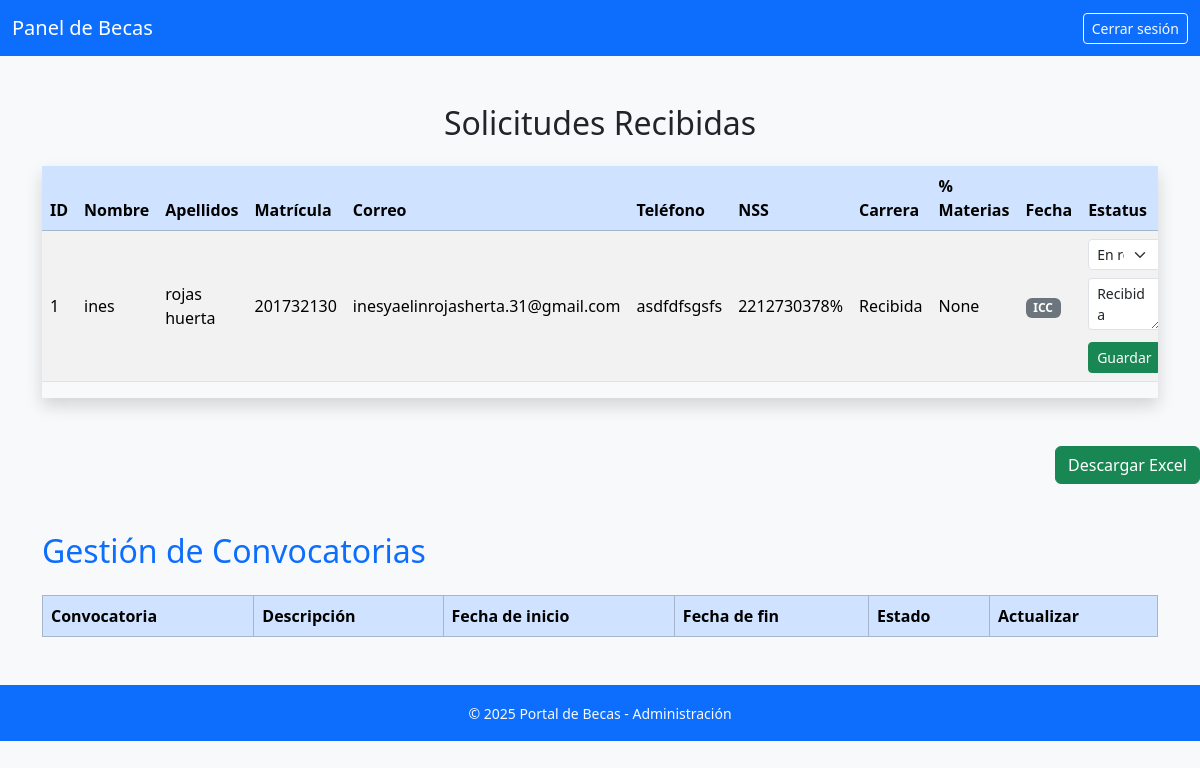
Page /admin/panel (signed in) on the earlier database version.
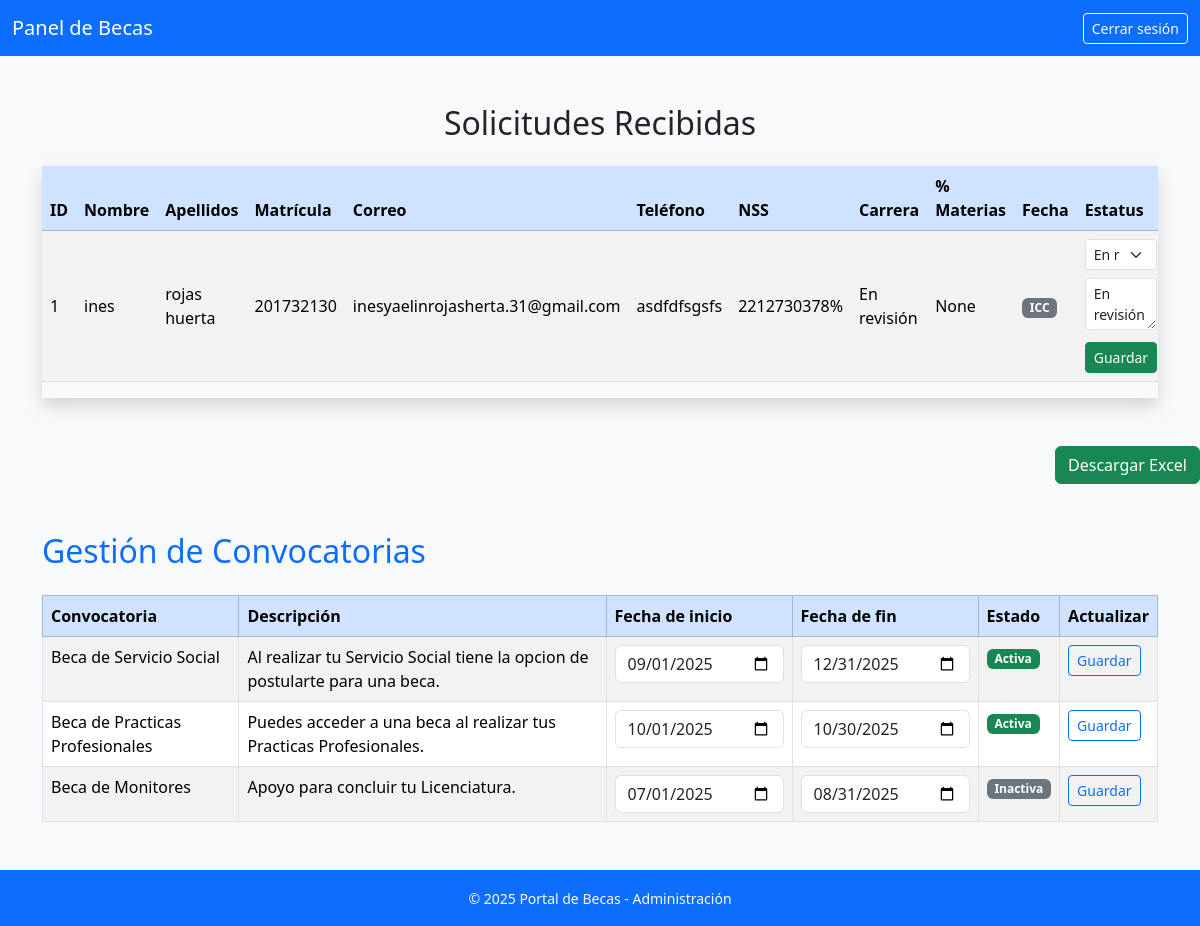
Same page on the later database version.
### tables this page shows
CREATE TABLE solicitudes (
            id INTEGER PRIMARY KEY AUTOINCREMENT,                 
            nombre TEXT NOT NULL,                   
            apellidos TEXT NOT NULL,            
            matricula TEXT NOT NULL,        
            promedio REAL,              
            curp TEXT NOT NULL,         
            correo TEXT NOT NULL,       
            telefono TEXT,      
            nss TEXT,       
            porcentaje_cursado INTEGER,     
            carrera TEXT,       
            beca TEXT,     
            pdf TEXT,       
            fecha_registro DATETIME DEFAULT CURRENT_TIMESTAMP,     
            estatus TEXT DEFAULT 'Recibida',       
            comentario_admin TEXT      
        );

CREATE TABLE convocatorias (
            id INTEGER PRIMARY KEY AUTOINCREMENT,
            nombre TEXT NOT NULL UNIQUE,
            descripcion TEXT,
            fecha_inicio TEXT,
            fecha_fin TEXT,
            activa INTEGER DEFAULT 0
        );

### routes/admin_routes.py (the view, shortened to what this page needs)
@admin_bp.route('/panel', methods=['GET', 'POST'])
def panel():
    if not session.get('admin'):
        flash("Debes iniciar sesión para acceder al panel.")
        return redirect(url_for('admin.login'))
    conexion = sqlite3.connect('becas.db')
    cursor = conexion.cursor()
    cursor.execute("SELECT id, nombre, apellidos,matricula , correo, telefono, nss, carrera, estatus, comentario_admin, fecha_registro FROM solicitudes ORDER BY fecha_registro DESC")
    solicitudes = cursor.fetchall()
    cursor.execute("SELECT id, nombre, descripcion, fecha_inicio, fecha_fin FROM convocatorias")
    convocatorias = cursor.fetchall()
    conexion.close()
    now = datetime.now().strftime('%Y-%m-%d')
    return render_template('admin_panel.html', solicitudes=solicitudes, convocatorias=convocatorias, now=now)

### templates/admin_panel.html (shortened to what this page needs)
<!DOCTYPE html>
<html lang="es">
<head>
  <link href="https://cdn.jsdelivr.net/npm/bootstrap@5.3.3/dist/css/bootstrap.min.css" rel="stylesheet">
</head>
<body class="bg-light">
<nav class="navbar navbar-expand-lg navbar-dark bg-primary">
  <div class="container-fluid">
    <a class="navbar-brand" href="#"> Panel de Becas</a>
    <div class="d-flex">
      <a href="{{ url_for('admin.logout') }}" class="btn btn-outline-light btn-sm">Cerrar sesión</a>
    </div>
  </div>
</nav>
<div class="container my-5">
  <h2 class="mb-4 text-center"> Solicitudes Recibidas</h2>
  {% if solicitudes %}
  <div class="table-responsive shadow">
    <table class="table table-striped table-hover align-middle">
      <thead class="table-primary">
        <tr>
          <th>ID</th>
          <th>Nombre</th>
          <th>Apellidos</th>
          <th>Matrícula</th>
          <th>Correo</th>
          <th>Teléfono</th>
          <th>NSS</th>
          <th>Carrera</th>
          <th>% Materias</th>
          <th>Fecha</th>
          <th>Estatus</th>
        </tr>
      </thead>
      <tbody>
        {% for s in solicitudes %}
        <tr>
          <td>{{ s[0] }}</td>
          <td>{{ s[1] }}</td>
          <td>{{ s[2] }}</td>
          <td>{{ s[3] }}</td>
          <td>{{ s[4] }}</td>
          <td>{{ s[6] }}</td>
          <td>{{ s[5] }}%</td>
          <td>{{ s[8] }}</td>
          <td>{{ s[9] }}</td>
          <td>
            <span class="badge
              {% if s[7] == 'Aprobada' %}bg-success
              {% elif s[7] == 'Rechazada' %}bg-danger
              {% else %}bg-secondary{% endif %}">
              {{ s[7] }}
            </span>
          </td>
          <td>
            <form action="{{ url_for('admin.panel') }}" method="POST" class="d-flex flex-column gap-2">
              <select name="estatus" class="form-select form-select-sm" required>
                <option value="En revisión" {% if s[7] == 'En revisión' %}selected{% endif %}>En revisión</option>
              </select>
              <textarea name="comentario_admin" class="form-control form-control-sm" rows="2"
                placeholder="Escribe un comentario...">{{ s[8] or '' }}</textarea>
              <button class="btn btn-sm btn-success mt-1"> Guardar</button>
            </form>
          </td>
        </tr>
        {% endfor %}
      </tbody>
    </table>
  </div>
  {% else %}
    <p class="text-center mt-4">No hay solicitudes registradas aún.</p>
  {% endif %}
</div>
<div class="text-end mb-3">
  <a href="{{ url_for('admin.descargar_excel') }}" class="btn btn-success">
    Descargar Excel
  </a>
</div>
<div class="container my-5">
  <h2 class="text-primary mb-4">Gestión de Convocatorias</h2>
  <table class="table table-bordered table-striped">
    <thead class="table-primary">
      <tr>
        <th>Convocatoria</th>
        <th>Descripción</th>
        <th>Fecha de inicio</th>
        <th>Fecha de fin</th>
        <th>Estado</th>
        <th>Actualizar</th>
      </tr>
    </thead>
    <tbody>
      {% for c in convocatorias %}
      <tr>
        <form action="{{ url_for('admin.panel') }}" method="POST">
          <td>{{ c[1] }}</td>
          <td>{{ c[2] }}</td>
          <td><input type="date" class="form-control" name="fecha_inicio" value="{{ c[3] or '' }}"></td>
          <td><input type="date" class="form-control" name="fecha_fin" value="{{ c[4] or '' }}"></td>
          <td>
            {% if c[3] and c[4] %}
              {% if c[3] <= now <= c[4] %}
                <span class="badge bg-success">Activa</span>
              {% else %}
                <span class="badge bg-secondary">Inactiva</span>
              {% endif %}
            {% else %}
              <span class="badge bg-warning text-dark">Sin fechas</span>
            {% endif %}
          </td>
          <td><button class="btn btn-sm btn-outline-primary">Guardar</button></td>
        </form>
      </tr>
      {% endfor %}
    </tbody>
  </table>
</div>
<footer class="bg-primary text-light text-center py-3 mt-5">
  <small>© 2025 Portal de Becas - Administración</small>
</footer>
</body>
</html>

Differences in the rows shown:
changed solicitudes "ines": estatus "Recibida" → "En revisión"; comentario_admin "Recibida" → "En revisión"
added convocatorias: nombre "Beca de Servicio Social", descripcion "Al realizar tu Servicio Social tiene la opcion de postularte para una beca.", fecha_inicio "09/01/2025", fecha_fin "12/31/2025", shows "Activa"
added convocatorias: nombre "Beca de Practicas Profesionales", descripcion "Puedes acceder a una beca al realizar tus Practicas Profesionales.", fecha_inicio "10/01/2025", fecha_fin "10/30/2025", shows "Activa"
added convocatorias: nombre "Beca de Monitores", descripcion "Apoyo para concluir tu Licenciatura.", fecha_inicio "07/01/2025", fecha_fin "08/31/2025", shows "Inactiva"
